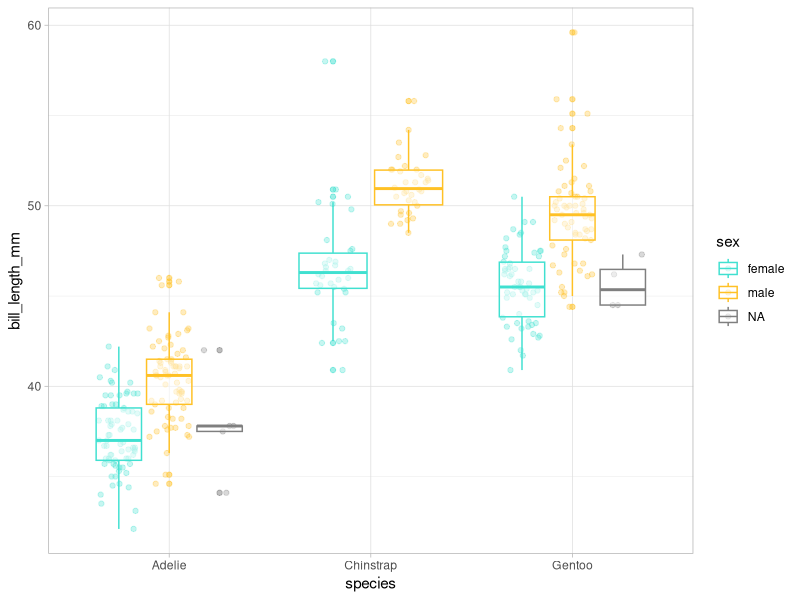
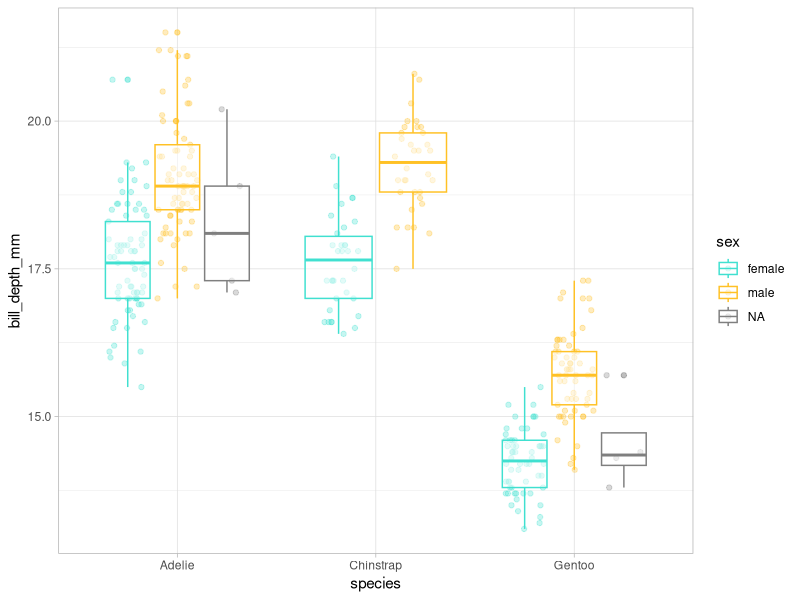
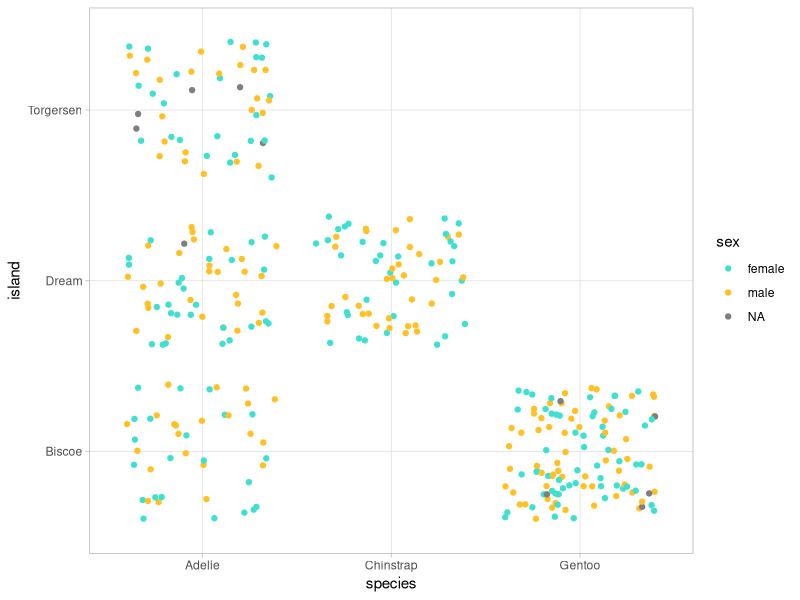
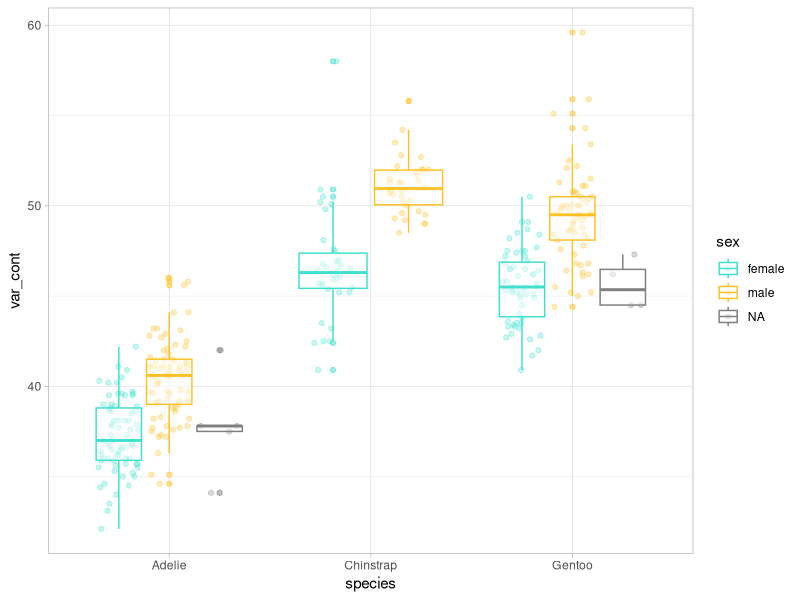
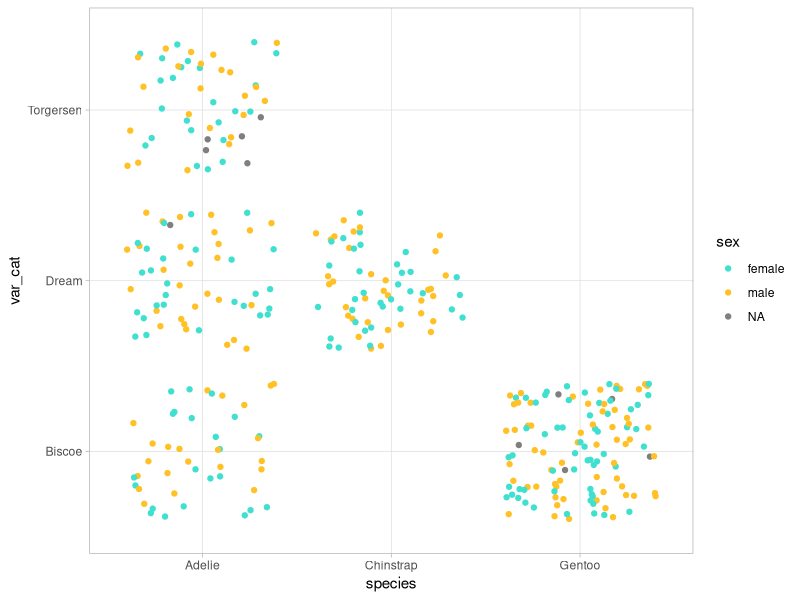
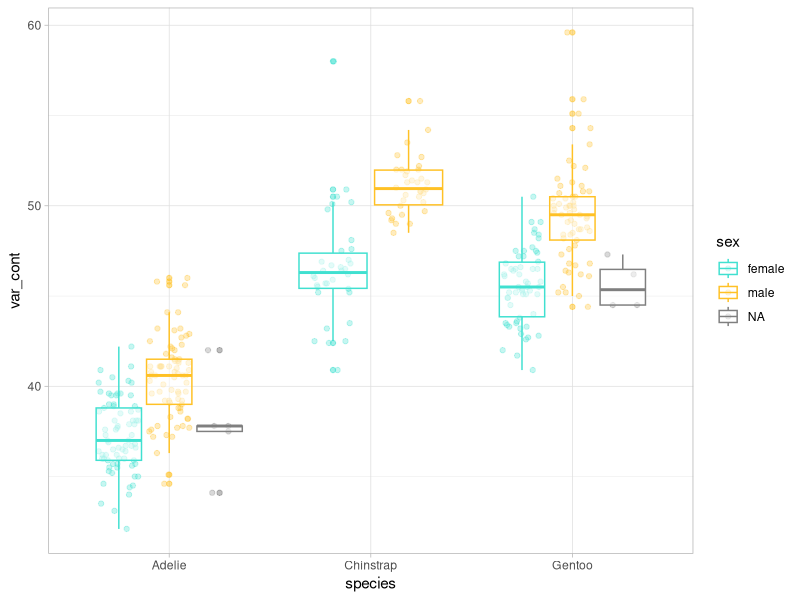
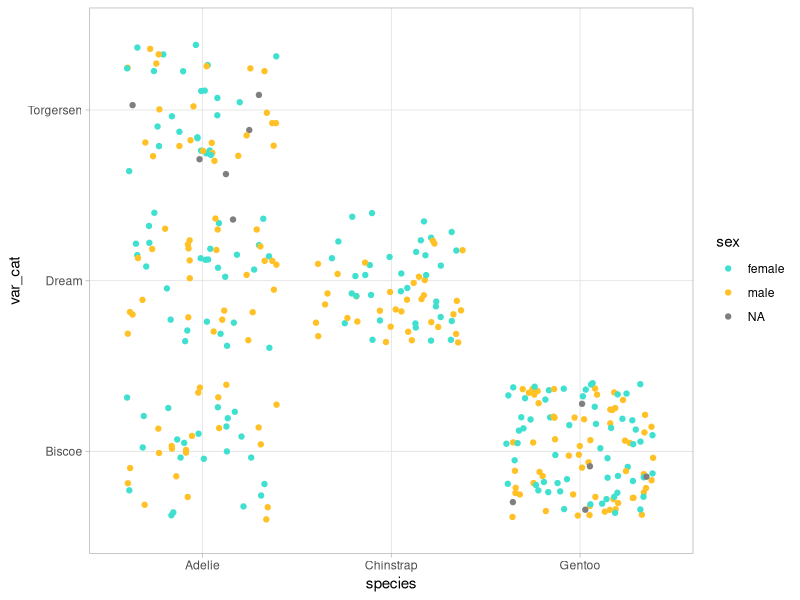
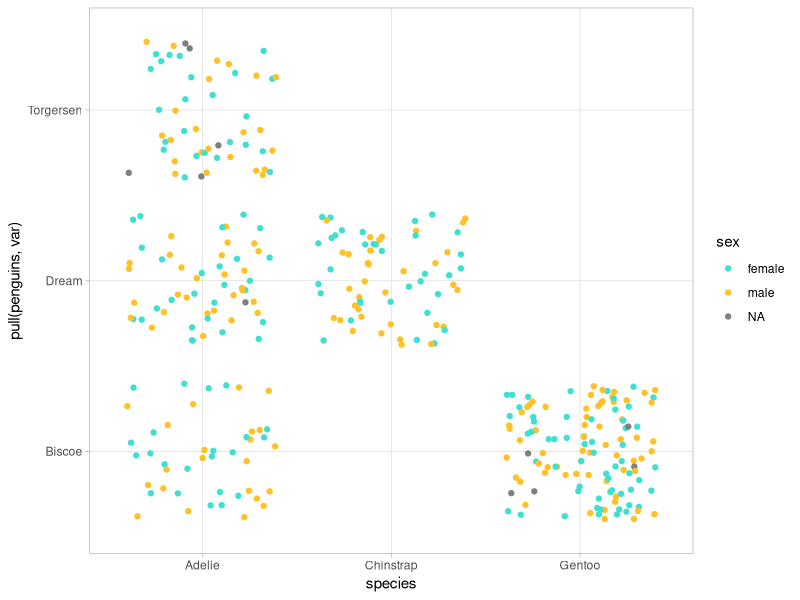

Write the R code that produced these figures, in order. (Note: this script raises an error after producing the figures.)
## ---- chunk 1
#| warning: false

# install.packages("tidyverse")
# install.packages("palmerpenguins")
library(tidyverse)
library(palmerpenguins)

glimpse(penguins)

#
df <- penguins |> 
  select(bill_length_mm, bill_depth_mm, flipper_length_mm, body_mass_g)

df$bill_length_mm <- (df$bill_length_mm - min(df$bill_length_mm, na.rm = TRUE))/(max(df$bill_length_mm, na.rm = TRUE) - min(df$bill_length_mm, na.rm = TRUE)) 
df$bill_depth_mm <- (df$bill_depth_mm- min(df$bill_depth_mm, na.rm = TRUE))/(max(df$bill_depth_mm, na.rm = TRUE) - min(df$bill_length_mm, na.rm = TRUE)) 
df$flipper_length_mm <- (df$flipper_length_mm - min(df$flipper_length_mm, na.rm = TRUE))/(max(df$flipper_length_mm, na.rm = TRUE) - min(df$flipper_length_mm, na.rm = TRUE)) 
df$body_mass_g <- (df$body_mass_g - min(df$body_mass_g, na.rm = TRUE))/(max(df$body_mass_g, na.rm = TRUE) - min(df$body_mass_g, na.rm = TRUE))

#
df <- penguins |> 
  select(bill_length_mm, bill_depth_mm, flipper_length_mm, body_mass_g)

rescale01 <- function(x) {
  rng <- range(x, na.rm = TRUE)   
  (x - rng[1]) / (rng[2] - rng[1]) 
} 

df$bill_length_mm <- rescale01(df$bill_length_mm) 
df$bill_depth_mm <- rescale01(df$bill_depth_mm) 
df$flipper_length_mm <- rescale01(df$flipper_length_mm) 
df$body_mass_g <- rescale01(df$body_mass_g)  

head(df)

#
df <- penguins |> 
  select(bill_length_mm, bill_depth_mm, flipper_length_mm, body_mass_g)

rescaled_df <- lapply(df, rescale01)

head(rescaled_df[[1]])
head(rescaled_df[[4]])

## ---- chunk 2

body(rescale01)
formals(rescale01)
environment(rescale01)

## ---- chunk 3

f <- function(x) {
  x + y
}

y <- 100
f(10)

y <- 1000
f(10)

## ---- chunk 4

sum
body(sum)

## ---- chunk 5

3 + 2
`+`(3, 2)

for (i in 1:2) print(i)
`for`(i, 1:2, print(i))

## ---- chunk 6

nombre1_v1 <- function(x, y) {
  paste(x, y, sep = "_") }  

nombre1_v2 <- function(x, y) paste(x, y, sep = "_")  

nombre1_v3 <- \(x, y) paste(x, y, sep = "_")  

nombre1_v1("Vero", "Cruz") 
nombre1_v2("Vero", "Cruz") 
nombre1_v3("Vero", "Cruz") 

## ---- chunk 7

nxcaso <- lapply(penguins, function(x) length(unique(x)))

models <- penguins %>%
  split(.$species) %>%
  map( ~ lm(body_mass_g ~ bill_length_mm, data = .)) #Método abreviado donde solo se utiliza un lado de la fórmula de la función

## ---- chunk 8
#| warning: false

glimpse(penguins)

#Nos interesan las diferencias entre especie y sexo

ggplot(penguins, aes(x = species, y = bill_length_mm, color = sex)) +
  geom_point(position = position_jitterdodge(), alpha = 0.3) +
  geom_boxplot(alpha = 0.5) +
  scale_color_manual(values = c("turquoise", "goldenrod1")) +
  theme_light()

ggplot(penguins, aes(x = species, y = bill_depth_mm, color = sex)) +
  geom_point(position = position_jitterdodge(), alpha = 0.3) +
  geom_boxplot(alpha = 0.5) +
  scale_color_manual(values = c("turquoise", "goldenrod1")) +
  theme_light()

ggplot(penguins, aes(x = species, y = island, color = sex)) +
  geom_jitter() +
  scale_color_manual(values = c("turquoise", "goldenrod1")) +
  theme_light()

#Etc
## ---- chunk 9
#| warning: false

var_cont <- penguins$bill_length_mm
var_cat <- penguins$island

ggplot(penguins, aes(x = species, y = var_cont, color = sex)) +
  geom_point(position = position_jitterdodge(), alpha = 0.3) +
  geom_boxplot(alpha = 0.5) +
  scale_color_manual(values = c("turquoise", "goldenrod1")) +
  theme_light()

ggplot(penguins, aes(x = species, y = var_cat, color = sex)) +
  geom_jitter() +
  scale_color_manual(values = c("turquoise", "goldenrod1")) +
  theme_light()
 
## ---- chunk 10
#| warning: false

var_cont <- penguins$bill_length_mm
var_cat <- penguins$island
miformato <- list(scale_color_manual(values = c("turquoise", "goldenrod1")),
                  theme_light())

ggplot(penguins, aes(x = species, y = var_cont, color = sex)) +
  geom_point(position = position_jitterdodge(), alpha = 0.3) +
  geom_boxplot(alpha = 0.5) +
  miformato
  
ggplot(penguins, aes(x = species, y = var_cat, color = sex)) +
  geom_jitter() +
  miformato
 
## ---- chunk 11
#| warning: false

var <- "island"
miformato <- list(scale_color_manual(values = c("turquoise", "goldenrod1")),
                  theme_light())

p <- ggplot(penguins, aes(x = species, y = pull(penguins, var), color = sex)) +
  miformato

if (is.numeric(pull(penguins, var))) {
  
  p + 
    geom_point(position = position_jitterdodge(), alpha = 0.3) +
    geom_boxplot(alpha = 0.5) 
  
} else {
  
  p + 
    geom_jitter()
  
}
 
## ---- chunk 12

#Ejemplos de nombres que no hay que usar

T <- FALSE
c <- 10
mean <- function(x) sum(x)

rm(T, c, mean)

## ---- chunk 13
#| warning: false

#Varias opciones

exp_plot <- function (var) {
  miformato <-
    list(scale_color_manual(values = c("turquoise", "goldenrod1")),
         theme_light())
  p <- ggplot(penguins, aes(x = species, y = pull(penguins, var), color = sex)) +
    ylab(var) +
    miformato
  if (is.numeric(pull(penguins, var))) {
    p +
      geom_point(position = position_jitterdodge(), alpha = 0.3) +
      geom_boxplot(alpha = 0.5)
    
  } else {
    p +
      geom_jitter()
    
  }
}

## ---- chunk 14
#| warning: false

exp_plot(var = "island") 
exp_plot(var = "year") 
exp_plot(var = "body_mass_g") 

## ---- chunk 15

average <- mean(rnorm(10, mean = 50, sd = 25) / 12, trim = 0.2)

average<-mean(rnorm(10,mean=50,sd=25)/12,trim=0.2)

## ---- chunk 16

sum(1, 2, 5, na.mr = TRUE)
sum(1, 2, NA, na.mr = TRUE)

## ---- chunk 17

df_ej <- data.frame(
  a = rnorm(5),
  b = rnorm(5),
  c = rnorm(5)
)

salida <- vector("double", ncol(df_ej)) # 1. salida
for (i in seq_along(df_ej)) {           # 2. secuencia
  salida[[i]] <- max(df_ej[[i]])        # 3. cuerpo
}
salida

## ---- chunk 18

x <- c()
system.time(
  for(i in 1:20000) {
    x <- c(x, i)
  }
)

y <- vector("double", length = 20000)
system.time(
  for(i in seq_along(y)) {
    y[i] <- i
  }
)

## ---- chunk 19

aleatorizacion <- function(f) {
  f(rnorm(5))
}
aleatorizacion(median)

## ---- chunk 20

map_dbl(df_ej, mean)
df_ej |> 
  map_dbl(mean)

## ---- chunk 21

cuadratica <- function(x) {
  x ^ 2
}

map(1:4, cuadratica)

lapply(X = 1:4, FUN = cuadratica)

# algun uso mas interesante
glimpse(penguins)

# atajo de para generar una funcion anonima
map(penguins, \(x) length(unique(x)))

# salida dataframe
map_df(penguins, \(x) length(unique(x)))

## ---- chunk 22

imple_map <- function(x, f, ...) {
  out <- vector("list", length(x))
  for (i in seq_along(x)) {
    out[[i]] <- f(x[[i]], ...)
  }
  out
}

imple_map(1:4, cuadratica)

## ---- chunk 23

map_lgl(penguins, is.numeric)
penguins_num <- penguins[ , map_lgl(penguins, is.numeric)]
map_dbl(penguins_num, median, na.rm = T)
map_chr(penguins, class)
map_int(penguins, \(x) length(unique(x)))
1:4 |> 
  map_vec(\(x) as.Date(ISOdate(x + 2023, 10, 16)))

## ---- chunk 24

vapply(penguins_num, median, na.rm = T, FUN.VALUE = double(1))

## ---- chunk 25

map(penguins, \(x) class(x))

glimpse(penguins)

# quitamos na's
penguins <- penguins |> 
  drop_na()

penguins_nested <- penguins |>
  group_by(species) |>
  nest() |> 
  mutate(
    lm_obj = map(data, \(dat) lm(
      bill_length_mm ~ body_mass_g,
      data = dat))
  )

# seleccionar cada elemento de la lista
penguins_nested[["lm_obj"]]

penguins_nested |>
  pluck("lm_obj")

## ---- chunk 26

potencia <- function(base, exponente) {
  base ^ exponente
}

x <- map(1:4, \(x) sample(5))
y <- map(1:4, \(x) sample(5))

map2(x, y, potencia)

## ---- chunk 27

imple_map2 <- function(x, y, f, ...) {
  out <- vector("list", length(x))
  for (i in seq_along(x)) {
    out[[i]] <- f(x[[i]], y[[i]], ...)
  }
  out
}

imple_map2(x, y, potencia)

## ---- chunk 28

penguins_nested <- penguins |>
  group_by(species) |>
  nest() |> 
  mutate(
    lm_obj = map(data, \(dat) lm(
      bill_length_mm ~ body_mass_g,
      data = dat)),
    pred = map2(lm_obj, data,
                \(x, y) predict(x, y))
  )

# unnest()
penguins_nested |> 
  unnest(pred) |> 
  select(!c(data, lm_obj))

## ---- chunk 29

# son analogos
map2(x, y, potencia)
pmap(list(x, y), potencia)

z <- map(1:4, \(x) sample(5))

pmap(list(x, y, z), rnorm)
# si no nombramos los elementos de la lista, pmap() usara los elementos de la lista en su orden para los argumentos consecutivos de la función
args3 <- list(mean = x, sd = y, n = z)
args3 |> 
  pmap(rnorm)

## ---- chunk 30

penguins_nested <- penguins_nested |> 
  mutate(path = str_glue("results/penguins_{species}.csv"))

penguins_nested

walk2(penguins_nested$data, penguins_nested$path, write_csv)

## ---- chunk 31
#| error: true

x <- list(10, "b", 3)

x |> 
  map(log)

x |> 
  map(safely(log))

x |> 
  map(safely(log)) |> 
  transpose()

x |> 
  map(possibly(log, NA_real_))

## ---- chunk 32

penguins |> 
  keep(is.numeric)

penguins |> 
  discard(is.numeric)

penguins |> 
  every(is.numeric)

## ---- chunk 33

penguins_scaled <- penguins |>
  mutate(across(where(is.numeric), scale))

ls <- list(
  age = tibble(name = c("Vero", "Julen"), age = c(100, 140)),
  sex = tibble(name = c("Vero", "Julen"), sex = c("F", "M")),
  height = tibble(name = c("Vero", "Julen"), height = c("180", "150"))
)

ls |> 
  reduce(full_join, by = "name")

## ---- chunk 34
Sys.time()
sessionInfo()
